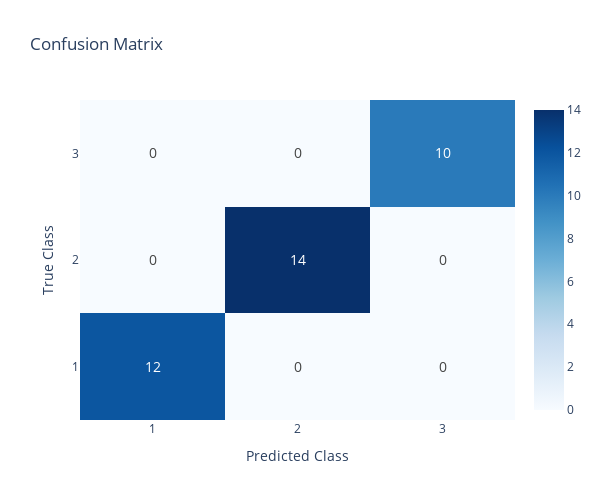
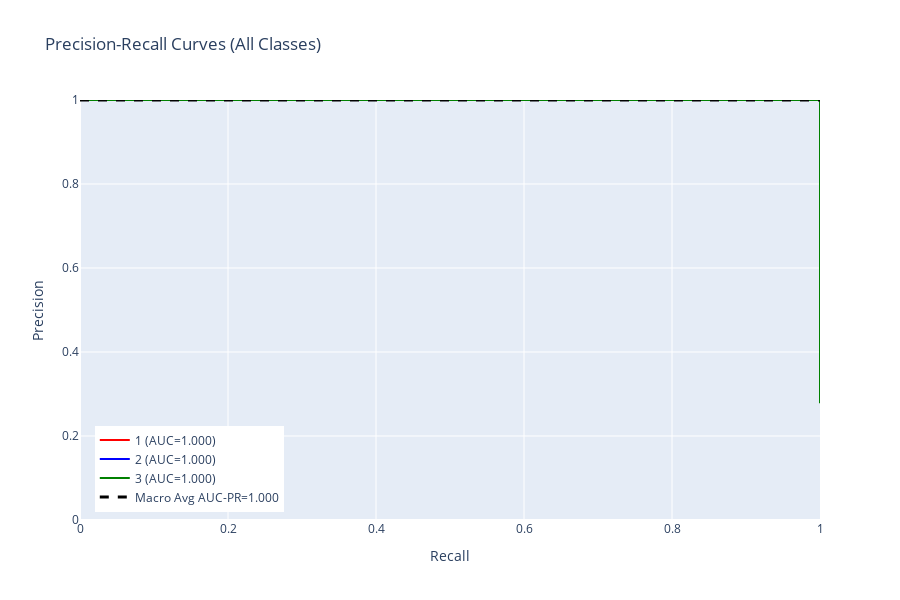

Notebook source saved alongside these figures, in order:
### Code cell
# FINAL REPORT - Visualizations and Metrics
print("\n" + "="*80)
print("FINAL EVALUATION REPORT")
print("="*80)


# 1. CONFUSION MATRIX HEATMAP
print("\n1. Confusion Matrix")
print("-"*60)
print(cm)

fig_cm = go.Figure(data=go.Heatmap(
    z=cm,
    x=[f'{class_names_str[i]}' for i in range(n_classes)],
    y=[f'{class_names_str[i]}' for i in range(n_classes)],
    colorscale='Blues',
    text=cm,
    texttemplate="%{text}",
    textfont={"size": 14},
    hovertemplate='True: %{y}<br>Predicted: %{x}<br>Count: %{z}<extra></extra>'
))

fig_cm.update_layout(
    title='Confusion Matrix',
    xaxis_title='Predicted Class',
    yaxis_title='True Class',
    width=600,
    height=500,
    font=dict(size=12)
)

fig_cm.show()

# 2. PRECISION-RECALL CURVES
print("\n2. Precision-Recall Curves")
print("-"*60)

fig_pr = go.Figure()

# Color palette for classes
colors = ['red', 'blue', 'green', 'orange', 'purple', 'brown', 'pink', 'gray', 'cyan', 'magenta']

# Plot PR curve for each class
for i, pr_data in enumerate(pr_curves_data):
    fig_pr.add_trace(go.Scatter(
        x=pr_data['recall'],
        y=pr_data['precision'],
        mode='lines',
        name=f"{pr_data['class']} (AUC={pr_data['auc']:.3f})",
        line=dict(color=colors[i % len(colors)], width=2)
    ))

# Add macro-average line
fig_pr.add_trace(go.Scatter(
    x=[0, 1],
    y=[macro_pr_auc, macro_pr_auc],
    mode='lines',
    name=f'Macro Avg AUC-PR={macro_pr_auc:.3f}',
    line=dict(color='black', width=3, dash='dash')
))

fig_pr.update_layout(
    title='Precision-Recall Curves (All Classes)',
    xaxis_title='Recall',
    yaxis_title='Precision',
    width=900,
    height=600,
    legend=dict(x=0.02, y=0.02),
    xaxis=dict(range=[0, 1]),
    yaxis=dict(range=[0, 1])
)

fig_pr.show()

print(f"Macro-Average AUC-PR: {macro_pr_auc:.4f}")
for i, pr_data in enumerate(pr_curves_data):
    print(f"  {pr_data['class']}: {pr_data['auc']:.4f}")

# 3. FINAL METRICS SUMMARY
print("\n" + "="*80)
print("FINAL METRICS SUMMARY (Macro Averages)")
print("="*80)

metrics_summary = {
    '3. Macro-Average Area Under Precision-Recall Curve': macro_pr_auc,
    '4. Macro TPR (True Positive Rate / Recall / Sensitivity)': macro_recall,
    '5. Macro Precision': macro_precision,
    '6. Macro Positive F1-Score': macro_f1,
    '7. Macro TNR (True Negative Rate / Specificity)': macro_tnr,
    '8. Macro NPV (Negative Predictive Value)': macro_npv,
    '9. Macro FPR (False Positive Rate)': macro_fpr,
    '10. Macro FNR (False Negative Rate)': macro_fnr,
    '11. MCC (Matthews Correlation Coefficient)': mcc_value
}

for idx, (metric_name, value) in enumerate(metrics_summary.items(), 1):
    print(f"{metric_name}: {value:.4f}")

# Create a comprehensive summary table
print("\n" + "="*80)
print("COMPREHENSIVE METRICS TABLE")
print("="*80)
print(f"{'Metric':<50} {'Value':<10}")
print("="*80)
for metric_name, value in metrics_summary.items():
    print(f"{metric_name:<50} {value:<10.4f}")
print("="*80)

# Per-class breakdown (additional information)
print("\n" + "="*80)
print("PER-CLASS METRICS BREAKDOWN")
print("="*80)
print(f"{'Class':<15} {'Precision':<12} {'Recall/TPR':<12} {'F1':<10} {'TNR':<10} {'NPV':<10} {'FPR':<10} {'FNR':<10}")
print("-"*100)
for i in range(n_classes):
    print(f"{class_names_str[i]:<15} {precision_per_class[i]:<12.4f} {recall_per_class[i]:<12.4f} "
          f"{f1_per_class[i]:<10.4f} {tnr_per_class[i]:<10.4f} {npv_per_class[i]:<10.4f} "
          f"{fpr_per_class[i]:<10.4f} {fnr_per_class[i]:<10.4f}")
print("-"*100)
print(f"{'MACRO AVG':<15} {macro_precision:<12.4f} {macro_recall:<12.4f} "
      f"{macro_f1:<10.4f} {macro_tnr:<10.4f} {macro_npv:<10.4f} "
      f"{macro_fpr:<10.4f} {macro_fnr:<10.4f}")
print("="*100)

### Figure 1 — Plotly figure (JSON) as saved in the notebook; plotly's stock layout.template omitted (floating-point values rounded to 4 significant figures)
{"data": [{"colorscale": [[0, "rgb(247,251,255)"], [0.125, "rgb(222,235,247)"], [0.25, "rgb(198,219,239)"], [0.375, "rgb(158,202,225)"], [0.5, "rgb(107,174,214)"], [0.625, "rgb(66,146,198)"], [0.75, "rgb(33,113,181)"], [0.875, "rgb(8,81,156)"], [1, "rgb(8,48,107)"]], "hovertemplate": "True: %{y}<br>Predicted: %{x}<br>Count: %{z}<extra></extra>", "text": [[12, 0, 0], [0, 14, 0], [0, 0, 10]], "textfont": {"size": 14}, "texttemplate": "%{text}", "type": "heatmap", "x": ["1", "2", "3"], "y": ["1", "2", "3"], "z": [[12, 0, 0], [0, 14, 0], [0, 0, 10]]}], "layout": {"font": {"size": 12}, "height": 500, "title": {"text": "Confusion Matrix"}, "width": 600, "xaxis": {"title": {"text": "Predicted Class"}}, "yaxis": {"title": {"text": "True Class"}}}}

### Figure 2 — Plotly figure (JSON) as saved in the notebook; plotly's stock layout.template omitted (floating-point values rounded to 4 significant figures)
{"data": [{"line": {"color": "red", "width": 2}, "mode": "lines", "name": "1 (AUC=1.000)", "type": "scatter", "x": [1, 1, 1, 1, 1, 1, 1, 1, 1, 1, 1, 1, 1, 1, 1, 1, 1, 1, 1, 1, 1, 1, 1, 1, 1, 0.9167, 0.8333, 0.75, 0.6667, 0.5833, 0.5, 0.4167, 0.3333, 0.25, 0.1667, 0.08333, 0], "y": [0.3333, 0.3429, 0.3529, 0.3636, 0.375, 0.3871, 0.4, 0.4138, 0.4286, 0.4444, 0.4615, 0.48, 0.5, 0.5217, 0.5455, 0.5714, 0.6, 0.6316, 0.6667, 0.7059, 0.75, 0.8, 0.8571, 0.9231, 1, 1, 1, 1, 1, 1, 1, 1, 1, 1, 1, 1, 1]}, {"line": {"color": "blue", "width": 2}, "mode": "lines", "name": "2 (AUC=1.000)", "type": "scatter", "x": [1, 1, 1, 1, 1, 1, 1, 1, 1, 1, 1, 1, 1, 1, 1, 1, 1, 1, 1, 1, 1, 1, 1, 0.9286, 0.8571, 0.7857, 0.7143, 0.6429, 0.5714, 0.5, 0.4286, 0.3571, 0.2857, 0.2143, 0.1429, 0.07143, 0], "y": [0.3889, 0.4, 0.4118, 0.4242, 0.4375, 0.4516, 0.4667, 0.4828, 0.5, 0.5185, 0.5385, 0.56, 0.5833, 0.6087, 0.6364, 0.6667, 0.7, 0.7368, 0.7778, 0.8235, 0.875, 0.9333, 1, 1, 1, 1, 1, 1, 1, 1, 1, 1, 1, 1, 1, 1, 1]}, {"line": {"color": "green", "width": 2}, "mode": "lines", "name": "3 (AUC=1.000)", "type": "scatter", "x": [1, 1, 1, 1, 1, 1, 1, 1, 1, 1, 1, 1, 1, 1, 1, 1, 1, 1, 1, 1, 1, 1, 1, 1, 1, 1, 1, 0.9, 0.8, 0.7, 0.6, 0.5, 0.4, 0.3, 0.2, 0.1, 0], "y": [0.2778, 0.2857, 0.2941, 0.303, 0.3125, 0.3226, 0.3333, 0.3448, 0.3571, 0.3704, 0.3846, 0.4, 0.4167, 0.4348, 0.4545, 0.4762, 0.5, 0.5263, 0.5556, 0.5882, 0.625, 0.6667, 0.7143, 0.7692, 0.8333, 0.9091, 1, 1, 1, 1, 1, 1, 1, 1, 1, 1, 1]}, {"line": {"color": "black", "dash": "dash", "width": 3}, "mode": "lines", "name": "Macro Avg AUC-PR=1.000", "type": "scatter", "x": [0, 1], "y": [1, 1]}], "layout": {"height": 600, "legend": {"x": 0.02, "y": 0.02}, "title": {"text": "Precision-Recall Curves (All Classes)"}, "width": 900, "xaxis": {"range": [0, 1], "title": {"text": "Recall"}}, "yaxis": {"range": [0, 1], "title": {"text": "Precision"}}}}
